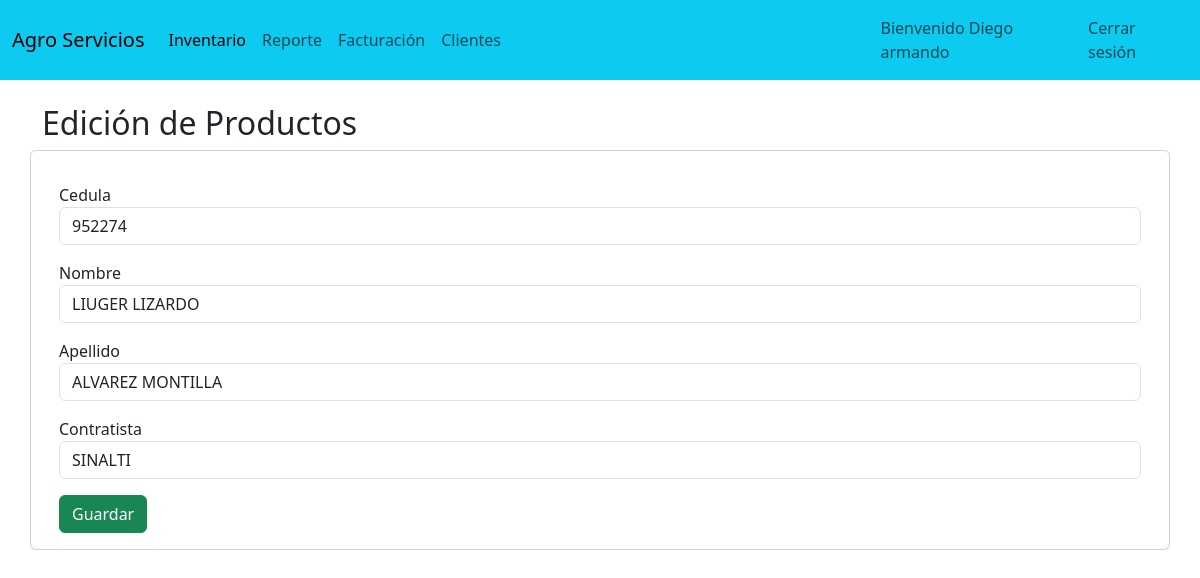
The page /edicionCliente/952274 (signed in) on the database its author committed.
### RegistroFracturacion/models.py (models this page shows)
class Comprador(models.Model):
    cedula = models.CharField(primary_key=True,max_length=10)
    nombre = models.CharField(max_length=50)
    apellido = models.CharField(max_length=50)
    contratista = models.CharField(max_length=50)

### RegistroFracturacion/views.py (the view)
# urls.py: path('edicionCliente/<codigo>', views.edicionCliente),
@login_required
@user_passes_test(es_administrador,no_tiene_permisos)
def edicionCliente(request, codigo):
    cliente = Comprador.objects.get(cedula=codigo)
    ListaContratista = Contratista.objects.all()
    context={
        "contratista":ListaContratista,
        "producto":cliente
    }
    return render(request,"edicionCliente.html",context)

### RegistroFracturacion/views.py (called while the page is built)
def es_administrador(user):
    result = user.groups.filter(name='Administrador').exists()
    print(f"Usuario {user} es administrador: {result}")
    return result

### RegistroFracturacion/templates/edicionCliente.html (shortened to what this page needs)
{% extends "./base.html" %}
{% block body %}
<div class="row">
    <h2>Edición de Productos</h2>
        <div class="card">
            <div class="card-body">
                <form action="/editarCliente/" method="POST">{% csrf_token %}
                    <div class ="form-group">
                        Cedula
                        <input type="text" id ="txtCedula" name="txtCedula" value="{{producto.cedula}}" class="form-control" placeholder="Codigo" minlength="8" maxlength="10" readonly required>
                    </div>
                    <div class ="form-group">
                        Nombre
                        <input type="text" id ="txtNombre" name="txtNombre" value="{{producto.nombre}}" class="form-control" placeholder="Producto" minlength="2" maxlength="20" required>
                    </div>
                    <div class ="form-group">
                        Apellido
                        <input type="text" id ="txtApellido" name="txtApellido" value="{{producto.apellido}}" class="form-control" placeholder="Precio UND" minlength="2" maxlength="20" required>
                    </div>
                    <div class ="form-group">
                        Contratista
                        <select id="Contratista" name="Nombre_Contratista" class="form-control" required>
                            <option value="{{producto.contratista}}"> {{producto.contratista}}</option>
                        </select>
                    </div>
                    <div class ="form-group">
                        <button type="submit" class ="btn btn-success btn-block text-white">Guardar</button>
                    </div>
                </form>
            </div>
        </div>
</div>
{% endblock %}

### RegistroFracturacion/templates/base.html (shortened to what this page needs)
<!doctype html>
<html lang="en">
<head>
  {% load static %}
  <link rel="stylesheet" type="text/css" href="/static/css/styles.css">
  <link href="https://cdn.jsdelivr.net/npm/bootstrap@5.3.0/dist/css/bootstrap.min.css" rel="stylesheet"
>
</head>
<body>
<header>
  <nav class="navbar navbar-expand-lg bg-info">
    <div class="container-fluid">
      <a class="navbar-brand" href="/inventario/">Agro Servicios</a>
      <div class="collapse navbar-collapse" id="navbarNav">
        <ul class="navbar-nav">
          <li class="nav-item">
            <a class="nav-link active" aria-current="page" href="/inventario/">Inventario</a>
          </li>
          <li class="nav-item">
            <a class="nav-link" href="/reporte/">Reporte</a>
          </li>
          <li class="nav-item">
            <a class="nav-link" href="/ventas/">Facturación</a>
          </li>
          <li class="nav-item">
            <a class="nav-link" href="/clientes/">Clientes</a>
          </li>
        </ul>
      </div>
    </div>
    <div class="container-fluid">
      <ul class="navbar-nav">
        <a class="nav-link">Bienvenido {{user.first_name}}</a>
        <li class="nav-item">
          <a class="nav-link" href="/accounts/logout/">Cerrar sesión</a>
        </li>
      </ul>
    </div>
  </nav>
</header>
  <div class="container py-4">
    {% block body %}
    {% endblock %}
  </div>
</body>
</html>

### RegistroFracturacion/static/css/styles.css (style rules this page uses)
* { margin: 0; padding: 0; box-sizing: border-box; text-decoration: none; list-style: none; }
body { background-color: #ffffff; font-family: 'roboto', Arial, Helvetica, sans-serif; justify-content: center; align-items: center; }

### rows shown on the page
Comprador: txtCedula "952274", txtNombre "LIUGER LIZARDO", txtApellido "ALVAREZ MONTILLA", Nombre_Contratista "SINALTI"

### other values the page prints
{{ user.first_name }} "Diego armando"
